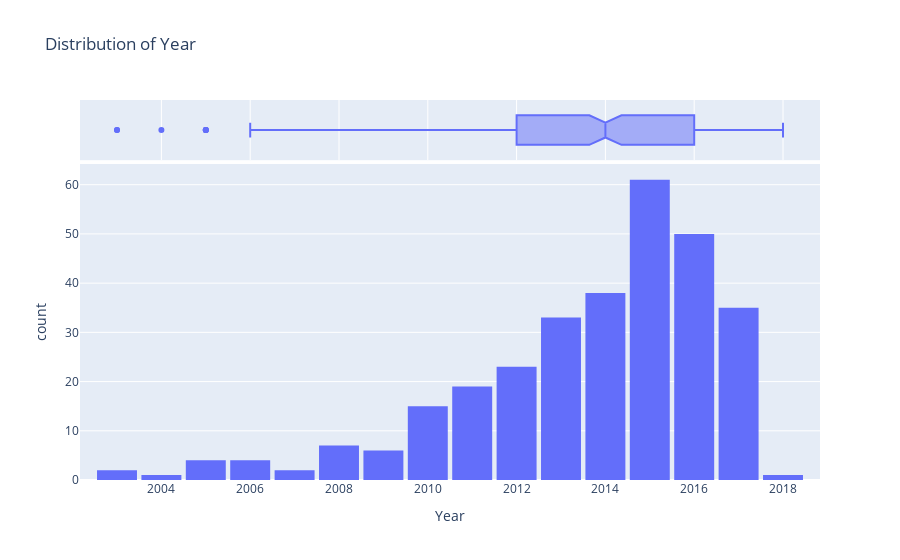

Source (notebook cell):
### Markdown cell above
### Yıl

Yıl, en yüksek değeri 2018 ve en düşük değeri 2003 olan sayısal bir sütundur. Her yıl için bir tane olmak üzere 16 kutu ile bir histogram kullanarak görselleştirebilir ve her yıl için mevcut olan araba sayısını görebiliriz.

### Code cell
fig = px.histogram(car_data, 
                   x='Year', 
                   marginal='box', 
                   nbins=16, 
                   title='Distribution of Year')
fig.update_layout(bargap=0.1)
fig.show()

### Figure 1 — Plotly figure (JSON) as saved in the notebook; plotly's stock layout.template omitted (floating-point values rounded to 4 significant figures; data arrays with more than 128 entries replaced by an {"elided": "..."} marker saying what was removed)
{"data": [{"alignmentgroup": "True", "bingroup": "x", "hovertemplate": "Year=%{x}<br>count=%{y}<extra></extra>", "legendgroup": "", "marker": {"color": "#636efa", "pattern": {"shape": ""}}, "name": "", "nbinsx": 16, "offsetgroup": "", "orientation": "v", "showlegend": false, "type": "histogram", "x": {"elided": "301 int values"}, "xaxis": "x", "yaxis": "y"}, {"alignmentgroup": "True", "hovertemplate": "Year=%{x}<extra></extra>", "legendgroup": "", "marker": {"color": "#636efa"}, "name": "", "notched": true, "offsetgroup": "", "showlegend": false, "type": "box", "x": {"elided": "301 int values"}, "xaxis": "x2", "yaxis": "y2"}], "layout": {"bargap": 0.1, "barmode": "relative", "legend": {"tracegroupgap": 0}, "title": {"text": "Distribution of Year"}, "xaxis": {"anchor": "y", "domain": [0, 1], "title": {"text": "Year"}}, "xaxis2": {"anchor": "y2", "domain": [0, 1], "matches": "x", "showgrid": true, "showticklabels": false}, "yaxis": {"anchor": "x", "domain": [0, 0.8316], "title": {"text": "count"}}, "yaxis2": {"anchor": "x2", "domain": [0.8416, 1], "matches": "y2", "showgrid": false, "showline": false, "showticklabels": false, "ticks": ""}}}
